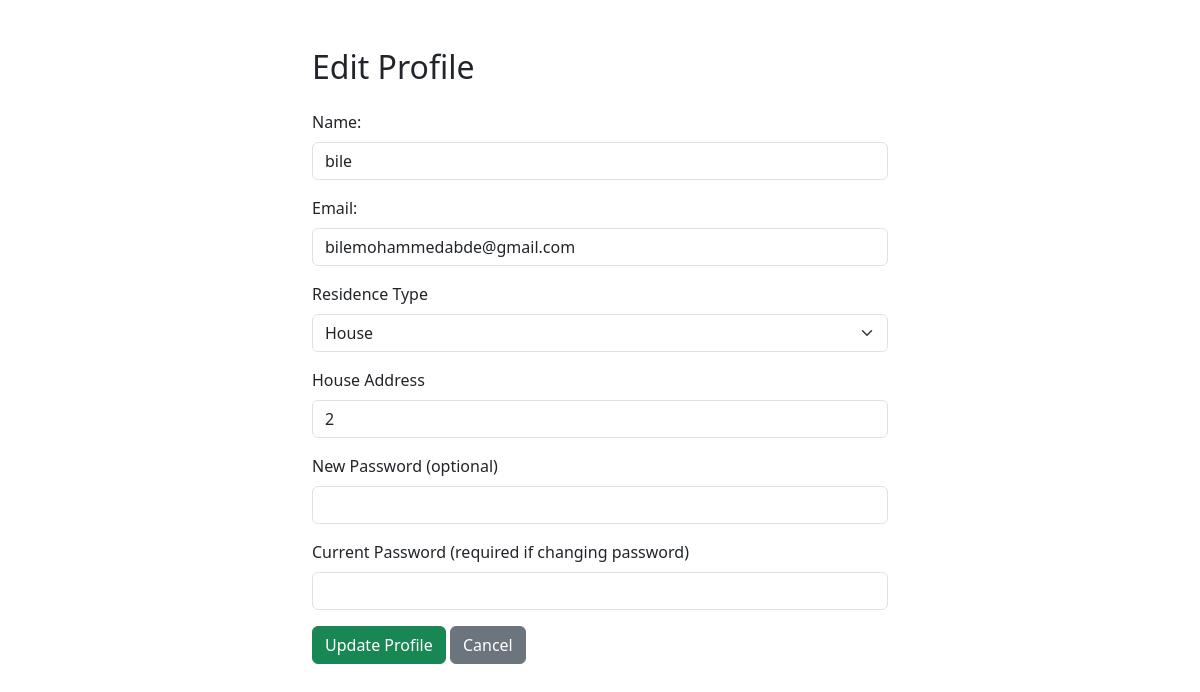
The page /final_project/php/edit_user.php (signed in) on the database its author committed.
### tables this page shows
CREATE TABLE `users` (
  `user_id` int(11) NOT NULL,
  `name` varchar(100) DEFAULT NULL,
  `email` varchar(100) DEFAULT NULL,
  `password` varchar(255) DEFAULT NULL,
  `role` enum('resident','collector','admin') DEFAULT NULL,
  `building_number` varchar(50) DEFAULT NULL,
  `unit_number` varchar(50) DEFAULT NULL,
  `residence_type` enum('apartment','household') DEFAULT NULL,
  `house_address` varchar(255) DEFAULT NULL
);

### final_project/php/edit_user.php (the view, shortened to what this page needs)
<?php
include 'db.php';
$user_id = $_SESSION['user_id'];
$role = $_SESSION['role'];
$stmt = $conn->prepare("SELECT name, email, role, building_number, unit_number, house_address FROM users WHERE user_id = ?");
$stmt->bind_param("i", $user_id);
$stmt->execute();
$result = $stmt->get_result();
$user = $result->fetch_assoc();
?>
<!DOCTYPE html>
<html>
<head>
  <link href="https://cdn.jsdelivr.net/npm/bootstrap@5.3.0/dist/css/bootstrap.min.css" rel="stylesheet">
</head>
<body>
<div class="container mt-5" style="max-width: 600px;">
  <h2 class="mb-4">Edit Profile</h2>
  <form action="update_user.php" method="POST">
    <div class="mb-3">
      <label class="form-label">Name:</label>
      <input type="text" name="name" class="form-control" value="<?= htmlspecialchars($user['name']) ?>" required>
    </div>
    <div class="mb-3">
      <label class="form-label">Email:</label>
      <input type="email" name="email" class="form-control" value="<?= htmlspecialchars($user['email']) ?>" required>
    </div>
    <?php if ($role === 'resident'): ?>
    <div class="mb-3">
      <label class="form-label">Residence Type</label>
      <select name="residence_type" id="residence_type" class="form-select">
        <option value="house" <?= $user['house_address'] ? 'selected' : '' ?>>House</option>
      </select>
    </div>
    <div id="house-fields" style="display: <?= $user['house_address'] ? 'block' : 'none' ?>;">
      <div class="mb-3">
        <label class="form-label">House Address</label>
        <input type="text" name="house_address" class="form-control" value="<?= htmlspecialchars($user['house_address']) ?>">
      </div>
    </div>
    <?php endif; ?>
    <div class="mb-3">
      <label class="form-label">New Password (optional)</label>
      <input type="password" name="new_password" class="form-control">
    </div>
    <div class="mb-3">
      <label class="form-label">Current Password (required if changing password)</label>
      <input type="password" name="current_password" class="form-control">
    </div>
    <button type="submit" class="btn btn-success">Update Profile</button>
    <a href="<?= $role ?>_dashboard.php" class="btn btn-secondary">Cancel</a>
  </form>
</div>
</body>
</html>

### rows shown on the page
users: name "bile", email "bilemohammedabde@gmail.com", residence_type "House", house_address "2"
